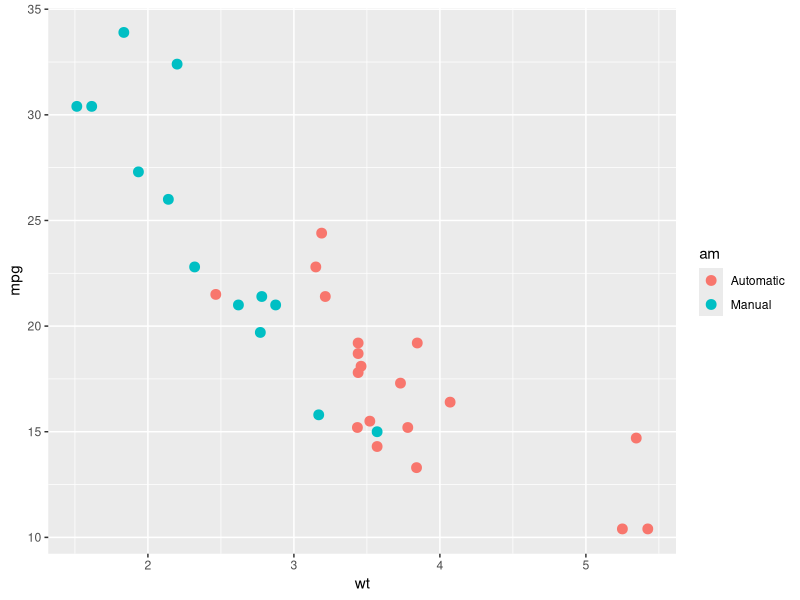
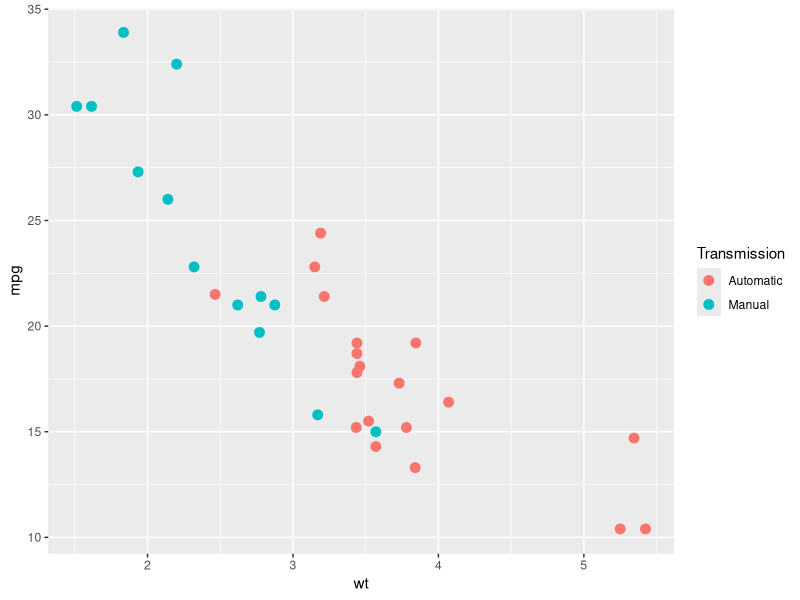
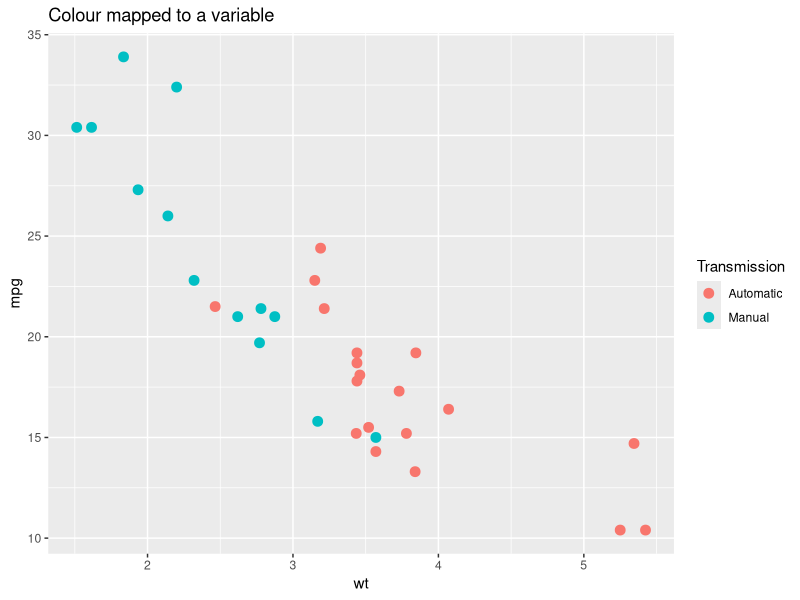
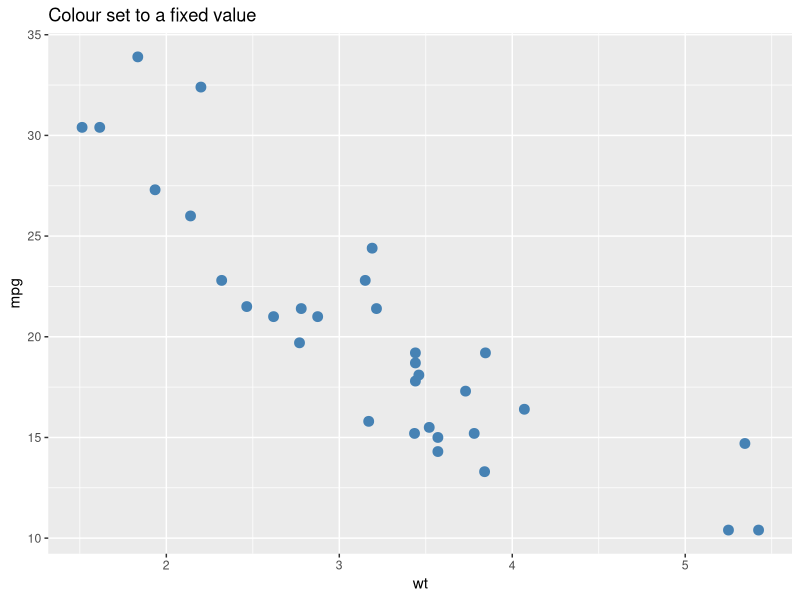
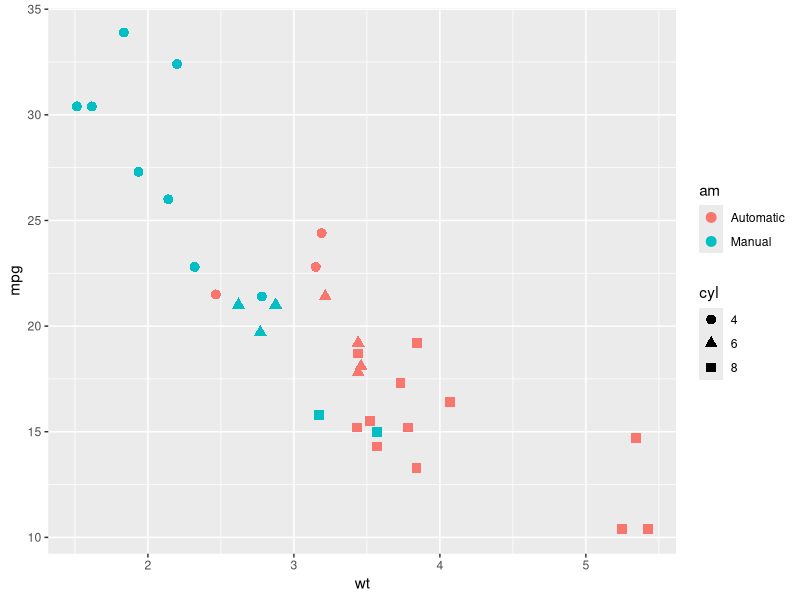
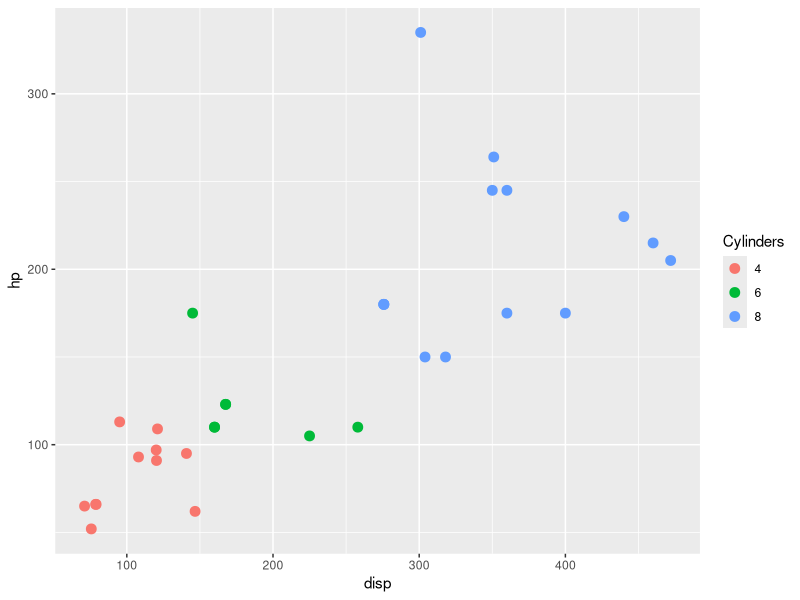
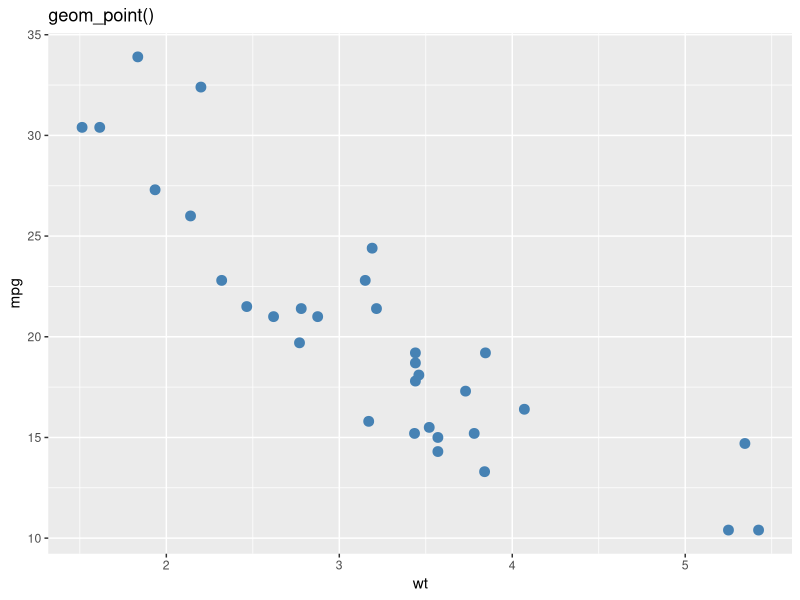
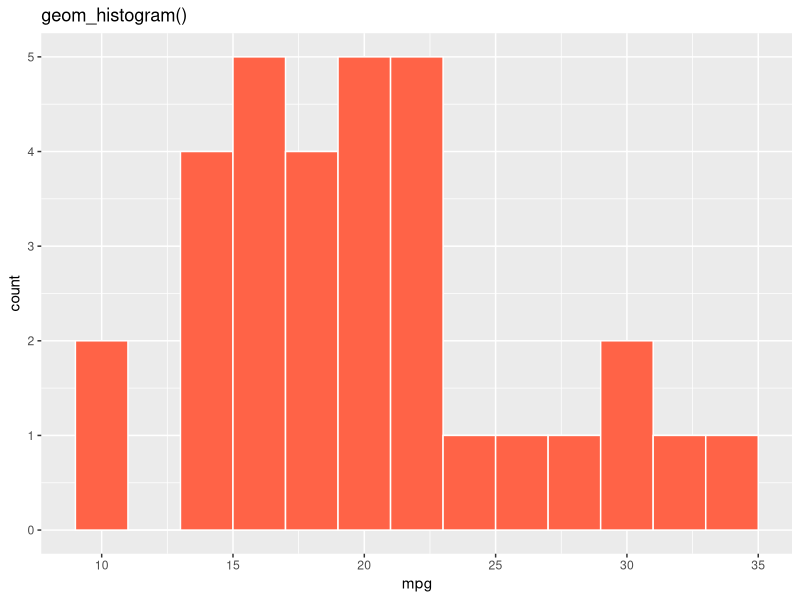

Generate these figures, in order, with R:
## ---- chunk 1
library(knitr)
library(ggplot2)
library(dplyr)
library(patchwork)  # for combining multiple plots into one layout
library(tibble)

opts_chunk$set(echo = TRUE, message = FALSE, warning = FALSE)

cars <- mtcars %>%
  rownames_to_column(var = "car") %>%   # move row names (car models) into a real column
  mutate(
    cyl = factor(cyl),                  # treat cylinder count as a category, not a number
    gear = factor(gear),                # same for number of gears
    am = factor(am, levels = c(0, 1), labels = c("Automatic", "Manual"))  # give 0/1 readable labels
  )
## ---- chunk 2
glimpse(cars)
## ---- chunk 3
ggplot(cars, aes(x = wt, y = mpg, color = am)) +
  geom_point(size = 3)
## ---- chunk 4
ggplot(cars, aes(x = wt, y = mpg, color = am)) +  # wt -> x, mpg -> y, am -> colour
  geom_point(size = 3) +
  labs(color = "Transmission")  # labs() adds readable labels; we cover it in detail later
## ---- chunk 5
mapped_plot <- ggplot(cars, aes(x = wt, y = mpg, color = am)) +  # color inside aes() = data-driven
  geom_point(size = 3) +
  labs(title = "Colour mapped to a variable", color = "Transmission")

mapped_plot
## ---- chunk 6
set_plot <- ggplot(cars, aes(x = wt, y = mpg)) +
  geom_point(size = 3, color = "steelblue") +  # color outside aes() = fixed value for all points
  labs(title = "Colour set to a fixed value")

set_plot
## ---- chunk 7
ggplot(cars, aes(x = wt, y = mpg, color = am, shape = cyl)) +  # two aesthetics mapped at once
  geom_point(size = 3)
## ---- chunk 8
ggplot(cars, aes(x = disp, y = hp, color = cyl)) +  # cyl mapped to color (inside aes)
  geom_point(size = 3) +                             # size set to fixed value (outside aes)
  labs(color = "Cylinders")                          # rename the colour legend
## ---- chunk 9
scatter_geom <- ggplot(cars, aes(x = wt, y = mpg)) +
  geom_point(color = "steelblue", size = 3) +
  labs(title = "geom_point()")

scatter_geom
## ---- chunk 10
hist_geom <- ggplot(cars, aes(x = mpg)) +
  geom_histogram(binwidth = 2, fill = "tomato", color = "white") +  # binwidth controls bar width; color is bar border
  labs(title = "geom_histogram()")

hist_geom
## ---- chunk 11
bar_geom <- ggplot(cars, aes(x = cyl)) +
  geom_bar(fill = "grey40") +   # geom_bar() counts rows per category automatically
  labs(title = "geom_bar()", x = "Cylinders")

bar_geom
## ---- chunk 12
box_geom <- ggplot(cars, aes(x = cyl, y = mpg)) +
  geom_boxplot(fill = "khaki") +
  labs(title = "geom_boxplot()", x = "Cylinders")

box_geom
## ---- chunk 13
line_geom <- ggplot(cars %>% arrange(wt), aes(x = wt, y = mpg)) +
  geom_line(color = "steelblue", linewidth = 0.8) +
  labs(title = "geom_line()")

line_geom
## ---- chunk 14
line_geom <- ggplot(cars %>% arrange(wt), aes(x = wt, y = mpg)) +
  geom_line(color = "steelblue", linewidth = 0.8) +
  geom_point(color = "steelblue", size = 2) + 
  #Adding `geom_point()` on top makes individual cars visible.
  labs(title = "geom_line()")

line_geom
## ---- chunk 15
ggplot(cars, aes(x = gear, y = mpg)) +
  geom_boxplot(fill = "grey85", outlier.shape = NA) +  # hide outlier dots so jitter shows all cars
  geom_jitter(aes(color = am), width = 0.15, size = 2.5, alpha = 0.85) +  # color = am only applies to this geom
  labs(x = "Gears", y = "Miles per gallon", color = "Transmission") +
  theme_minimal()
## ---- chunk 16
ggplot(cars, aes(x = wt, y = mpg)) +
  geom_point(aes(color = am), size = 3) +
  geom_smooth(method = "lm", se = FALSE, color = "black", linewidth = 0.8) +  # lm = linear trend line; se = FALSE hides confidence ribbon
  geom_text(
    data = cars %>% filter(mpg > 30 | wt > 5),  # only label the extreme/interesting cars
    aes(label = car),
    check_overlap = TRUE,  # skip labels that would overlap each other
    nudge_y = 1,           # shift labels slightly above their points
    size = 3
  ) +
  labs(color = "Transmission")
## ---- chunk 17
ggplot(cars, aes(x = cyl, y = hp)) +
  geom_boxplot(fill = "grey85", outlier.shape = NA) +       # hide outlier dots; jitter will show all points
  geom_jitter(aes(color = gear), width = 0.15, size = 2.5, alpha = 0.85) +  # color mapped per-geom, not inherited
  labs(x = "Cylinders", y = "Horsepower", color = "Gears")
## ---- chunk 18
numeric_default <- ggplot(cars, aes(x = hp, y = mpg)) +
  geom_point(size = 3, color = "grey40") +
  labs(title = "Default numeric scales")

numeric_default
## ---- chunk 19
numeric_scaled <- ggplot(cars, aes(x = hp, y = mpg)) +
  geom_point(size = 3, color = "grey40") +
  scale_x_continuous(breaks = seq(50, 350, by = 50)) +  # seq() generates tick positions: 50, 100, 150 ...
  scale_y_continuous(breaks = seq(10, 35, by = 5)) +
  labs(title = "Custom numeric breaks")

numeric_scaled
## ---- chunk 20
default_order_plot <- ggplot(cars, aes(x = factor(cyl), y = mpg)) +
  geom_boxplot(fill = "grey80") +
  labs(title = "Default order", x = "Cylinders")

default_order_plot
## ---- chunk 21
reordered_plot <- ggplot(cars, aes(x = factor(cyl, levels = c("8", "6", "4")), y = mpg)) +  # set the category order directly
  geom_boxplot(fill = "tomato") +
  labs(title = "Manually reordered", x = "Cylinders")

reordered_plot
## ---- chunk 22
color_scale_plot <- ggplot(cars, aes(x = wt, y = mpg, color = hp)) +
  geom_point(size = 4) +
  scale_color_gradient(low = "skyblue", high = "firebrick") +  # low hp = blue, high hp = red
  labs(title = "Continuous colour scale", color = "Horsepower")

color_scale_plot
## ---- chunk 23
mean_mpg_by_cyl_gear <- cars %>%
  group_by(cyl, gear) %>%
  summarise(mean_mpg = mean(mpg), .groups = "drop")  # .groups = "drop" removes grouping after summarise
## ---- chunk 24
fill_scale_plot <- ggplot(mean_mpg_by_cyl_gear, aes(x = cyl, y = gear, fill = mean_mpg)) +
  geom_tile(color = "white", linewidth = 0.8) +                          # color here is the tile border, not fill
  geom_text(aes(label = round(mean_mpg, 1)), color = "white", fontface = "bold") +  # overlay value labels on tiles
  scale_fill_gradient(low = "khaki1", high = "darkgreen") +
  labs(
    title = "Continuous fill scale",
    x = "Cylinders",
    y = "Gears",
    fill = "Mean mpg"
  )

fill_scale_plot
## ---- chunk 25
ggplot(cars, aes(x = wt, y = mpg, color = hp)) +
  geom_point(size = 3) +
  scale_color_gradient(low = "gold", high = "purple") +
  scale_x_continuous(breaks = seq(1, 6, by = 1)) +
  labs(color = "Horsepower", x = "Weight (1000 lb)", y = "Miles per gallon")
## ---- chunk 26
ggplot(cars, aes(x = wt, y = mpg, color = am)) +
  geom_point(size = 3) +
  labs(
    title = "Fuel efficiency and car weight",
    subtitle = "Heavier cars tend to use more fuel",
    x = "Weight (1000 lb)",
    y = "Miles per gallon",
    color = "Transmission",
    caption = "Data source: mtcars"
  )
## ---- chunk 27
styled_plot <- ggplot(cars, aes(x = wt, y = mpg, color = am)) +
  geom_point(size = 3) +
  labs(
    title = "Heavier cars tend to have lower fuel efficiency",
    subtitle = "Transmission highlights one part of the pattern in mtcars",
    x = "Weight (1000 lb)",
    y = "Miles per gallon",
    color = "Transmission"
  ) +
  theme_minimal(base_size = 12) +  # clean background; base_size scales all text proportionally
  theme(legend.position = "top")   # move legend above the plot

styled_plot
## ---- chunk 28
scatter_geom | hist_geom  # side by side
## ---- chunk 29
scatter_geom / box_geom  # stacked
## ---- chunk 30
dashboard_plot <- (styled_plot / (reordered_plot | fill_scale_plot)) +  # / stacks rows; inner | places side by side
  plot_annotation(
    title = "Three views of the mtcars dataset",
    subtitle = "Scatter plot, reordered box plot, and summary heatmap",
    caption = "Data source: mtcars"
  ) +
  plot_layout(guides = "collect")  # merge duplicate legends into one shared legend

dashboard_plot
## ---- chunk 31
png_file <- tempfile("mtcars-plot-", fileext = ".png")  # tempfile() creates a safe throwaway path
pdf_file <- tempfile("mtcars-plot-", fileext = ".pdf")

ggsave(filename = png_file, plot = styled_plot, width = 8, height = 5, dpi = 300)  # dpi = resolution; 300 is print quality
ggsave(filename = pdf_file, plot = styled_plot, width = 8, height = 5)             # PDF is vector so dpi is irrelevant

png_file  # print the path so you can inspect the saved file
pdf_file
## ---- chunk 32
fuel_scatter <- ggplot(cars, aes(x = wt, y = mpg, color = hp)) +
  geom_point(size = 3) +
  scale_color_gradient(low = "lightblue", high = "darkred") +  # encodes a third variable (hp) through colour
  labs(
    title = "Fuel efficiency vs weight",
    x = "Weight (1000 lb)",
    y = "Miles per gallon",
    color = "Horsepower"
  )

fuel_boxplot <- ggplot(cars, aes(x = factor(cyl, levels = c("4", "6", "8")), y = mpg, fill = am)) +
  geom_boxplot() +
  labs(
    title = "Fuel efficiency by cylinder count",
    x = "Cylinders",
    y = "Miles per gallon",
    fill = "Transmission"
  )

fuel_scatter | fuel_boxplot  # combine the two panels side by side
